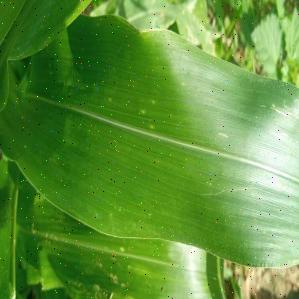
#> input picture Corn_faw Detection - CNN/Dataset/train/Healthy/1024_noise.jpeg, 299 x 299 px
$ python -i segment.py   (imports and definitions only)
#> lines starting #> are read from the running program, lines starting #| are printed output that depends on the picture
# Importing necessary packages

import cv2
import numpy as np
import matplotlib.pyplot as plt

# [1 line not run here, left out]


# Trying different color spaces to find best color channel.
def preprocess_input(path):
    image = cv2.imread(path)
#> image is the input picture: shape (299, 299, 3); mean B, G, R 61, 148.1, 97.6

    if image is None:
        return -1

    img_rgb = cv2.cvtColor(image, cv2.COLOR_BGR2RGB)

    #     plt.imshow(img_rgb)
    #     plt.show()

    img_lab = cv2.cvtColor(image, cv2.COLOR_BGR2LAB)
#> img_lab: shape (299, 299, 3); mean of channels 0, 1, 2 142.8, 96.6, 166.6
    #     plt.imshow(img_lab)
    #     plt.show()

    img_hsv = cv2.cvtColor(image, cv2.COLOR_BGR2HSV)
#> img_hsv: shape (299, 299, 3); mean H, S, V 48.3, 168.7, 148.3
    #     plt.imshow(img_hsv)
    #     plt.show()

    R = img_rgb[:, :, 0]
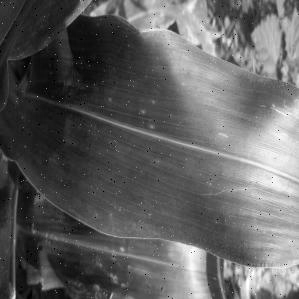
#> R: shape (299, 299); min 0, max 255, mean 97.6
    G = img_rgb[:, :, 1]
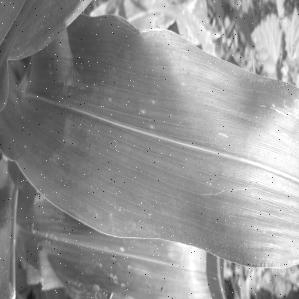
#> G: shape (299, 299); min 23, max 255, mean 148.1
    B = img_rgb[:, :, 2]
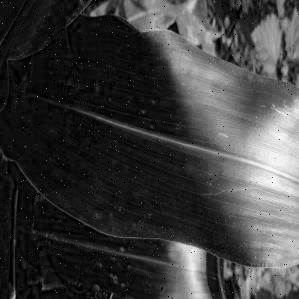
#> B: shape (299, 299); min 0, max 255, mean 61

    L = img_lab[:, :, 0]
    a = img_lab[:, :, 1]
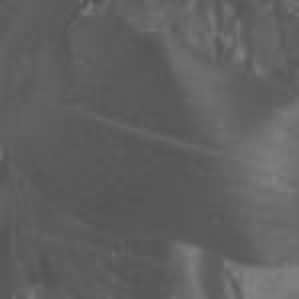
#> a: shape (299, 299); min 77, max 133, mean 96.6
    b = img_lab[:, :, 2]
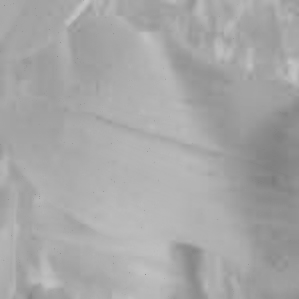
#> b: shape (299, 299); min 124, max 199, mean 166.6

    H = img_hsv[:, :, 0]
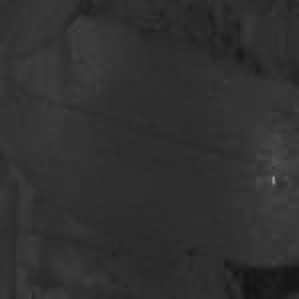
#> H: shape (299, 299); min 18, max 150, mean 48.3
    S = img_hsv[:, :, 1]
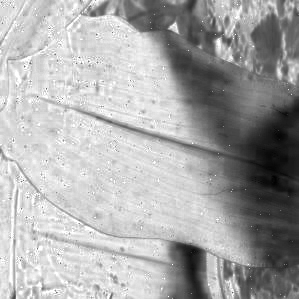
#> S: shape (299, 299); min 1, max 255, mean 168.7
    V = img_hsv[:, :, 2]

    pixel_vals = b.flatten()
    pixel_vals = np.float32(pixel_vals)
    criteria = (cv2.TERM_CRITERIA_EPS + cv2.TERM_CRITERIA_MAX_ITER, 10, 1.0)
    # Since we are interested in only actual leaf pixels, we choose 2 clusters
    # one cluster for actual leaf pixels and other for unwanted background pixels.
    K = 2
    centroids = np.array([[55], [175]]).astype(np.int32)
    centroid_labels = np.random.randint(K, size=pixel_vals.shape, dtype=np.int32)

#> (the run stopped early here; a loop or call above may not have finished)

$ run again, on Corn_faw Detection - CNN/Dataset/train/Healthy/997_noise.jpeg
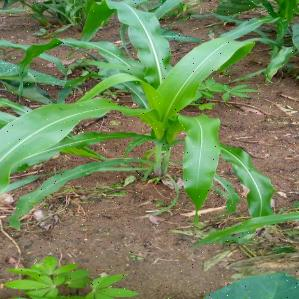
#> input picture Corn_faw Detection - CNN/Dataset/train/Healthy/997_noise.jpeg, 299 x 299 px
#> in preprocess_input, image is the input picture: shape (299, 299, 3); mean B, G, R 89.4, 133.6, 114.9
#> img_lab: shape (299, 299, 3); mean of channels 0, 1, 2 136.4, 114.6, 149.4
#> img_hsv: shape (299, 299, 3); mean H, S, V 37.7, 102.8, 141.6
#> in preprocess_input, `S = img_hsv[:, :, 1]`:
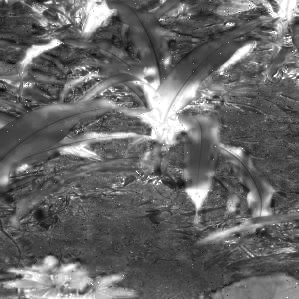
#> S: shape (299, 299); min 11, max 255, mean 102.8
#> in preprocess_input, `V = img_hsv[:, :, 2]`:
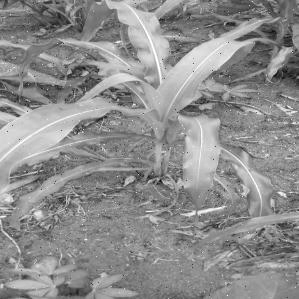
#> V: shape (299, 299); min 7, max 255, mean 141.6

$ run again, on Corn_faw Detection - CNN/Dataset/train/Healthy/108_noise.jpg
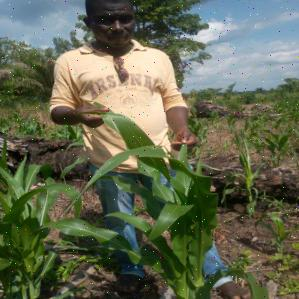
#> input picture Corn_faw Detection - CNN/Dataset/train/Healthy/108_noise.jpg, 299 x 299 px
#> in preprocess_input, image is the input picture: shape (299, 299, 3); mean B, G, R 81.1, 104.7, 99
#> img_lab: shape (299, 299, 3); mean of channels 0, 1, 2 108.4, 122, 140.8
#> img_hsv: shape (299, 299, 3); mean H, S, V 45.8, 105.5, 113.6
#> in preprocess_input, `S = img_hsv[:, :, 1]`:
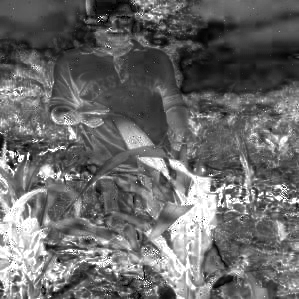
#> S: shape (299, 299); min 0, max 255, mean 105.5
#> in preprocess_input, `V = img_hsv[:, :, 2]`:
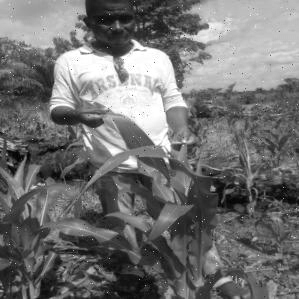
#> V: shape (299, 299); min 0, max 255, mean 113.6

$ run again, on Corn_faw Detection - CNN/Dataset/train/Healthy/1237_noise.jpg
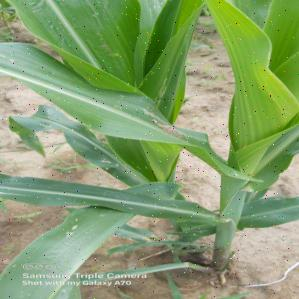
#> input picture Corn_faw Detection - CNN/Dataset/train/Healthy/1237_noise.jpg, 299 x 299 px
#> in preprocess_input, image is the input picture: shape (299, 299, 3); mean B, G, R 110.6, 160.1, 135.2
#> img_lab: shape (299, 299, 3); mean of channels 0, 1, 2 160.8, 111, 150.6
#> img_hsv: shape (299, 299, 3); mean H, S, V 43.7, 90.5, 163.2
#> in preprocess_input, `S = img_hsv[:, :, 1]`:
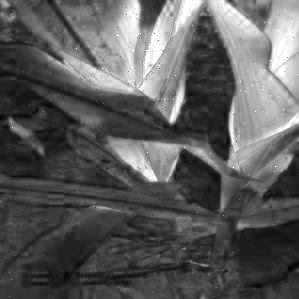
#> S: shape (299, 299); min 2, max 255, mean 90.5
